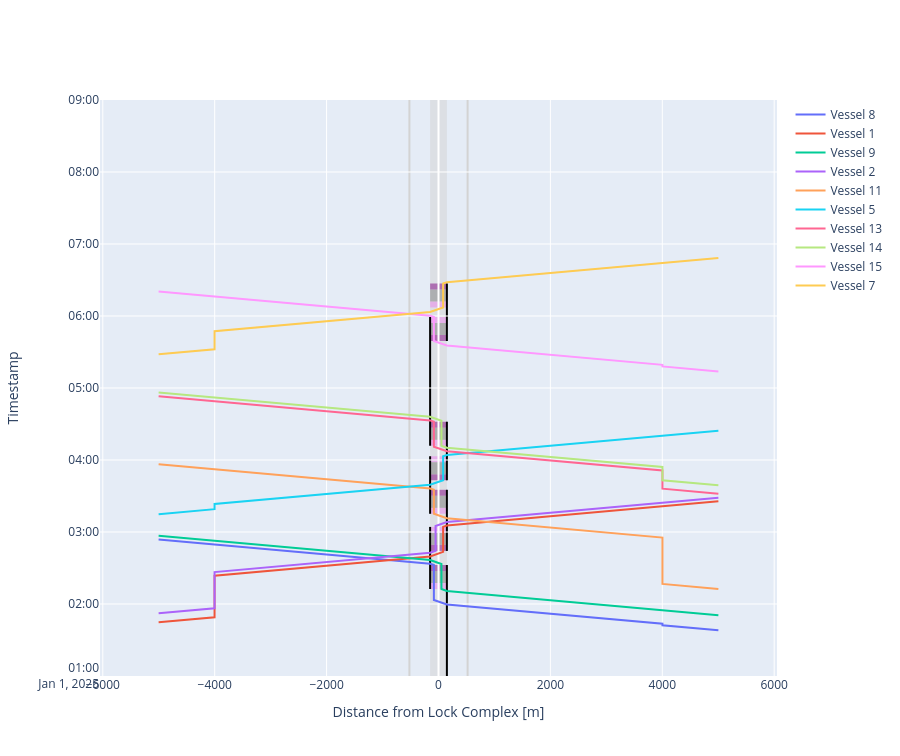

Notebook cell for this chart:
### Markdown cell above
##### Time-distance diagram of vessels passing the lock and planning info
And we can create time-distance diagrams for both locks. We get the same results as in notebook 208!

### Code cell
def cm_to_pixels(cm):
    return cm * 37.8 # Set figure height to 10 cm

# We can plot the time-distance diagram
fig = lock_chamber_I.plot(xlimmin = -6050, 
                          xlimmax = 6050,
                          ylimmin = pd.Timestamp('2025-01-01 01:00:00'),
                          ylimmax = pd.Timestamp('2025-01-01 09:00:00'),
                          method='Plotly')

fig.update_layout(height=cm_to_pixels(20))

### Figure 1 — Plotly figure (JSON) as saved in the notebook; plotly's stock layout.template omitted (floating-point values rounded to 4 significant figures)
{"data": [{"mode": "lines", "name": "Vessel 8", "type": "scatter", "x": [5002.0, 4002.0, 4002.0, 4002.0, 150.0, 150.0, -82.5, -82.5, -82.5, -82.5, -82.5, -82.5, -82.5, -82.5, -150.0, -150.0, -520.0, -5002.0], "xaxis": "x", "y": ["2025-01-01T01:38:04.354414", "2025-01-01T01:42:14.354414", "2025-01-01T01:43:33.730969", "2025-01-01T01:43:33.730969", "2025-01-01T01:59:36.854414", "2025-01-01T01:59:36.854414", "2025-01-01T02:03:22.826337", "2025-01-01T02:12:29.046403", "2025-01-01T02:17:29.046403", "2025-01-01T02:17:29.046403", "2025-01-01T02:27:29.046403", "2025-01-01T02:27:29.046403", "2025-01-01T02:32:29.046403", "2025-01-01T02:32:29.046403", "2025-01-01T02:33:34.651155", "2025-01-01T02:33:34.651155", "2025-01-01T02:35:07.151155", "2025-01-01T02:53:47.774600"], "yaxis": "y"}, {"mode": "lines", "name": "Vessel 1", "type": "scatter", "x": [-5002.0, -4002.0, -4002.0, -4002.0, -150.0, -150.0, 82.5, 82.5, 82.5, 82.5, 82.5, 82.5, 82.5, 82.5, 150.0, 150.0, 520.0, 5002.0], "xaxis": "x", "y": ["2025-01-01T01:44:45.206400", "2025-01-01T01:48:55.206400", "2025-01-01T02:23:36.527710", "2025-01-01T02:23:36.527710", "2025-01-01T02:39:39.651155", "2025-01-01T02:39:39.651155", "2025-01-01T02:43:25.623078", "2025-01-01T02:44:14.413574", "2025-01-01T02:49:14.413574", "2025-01-01T02:49:14.413574", "2025-01-01T02:59:14.413574", "2025-01-01T02:59:14.413574", "2025-01-01T03:04:14.413574", "2025-01-01T03:04:14.413574", "2025-01-01T03:05:20.018326", "2025-01-01T03:05:20.018326", "2025-01-01T03:06:52.518326", "2025-01-01T03:25:33.141771"], "yaxis": "y"}, {"mode": "lines", "name": "Vessel 9", "type": "scatter", "x": [5002.0, 4002.0, 150.0, 150.0, 52.5, 52.5, 52.5, 52.5, 52.5, 52.5, 52.5, 52.5, 52.5, 52.5, -150.0, -150.0, -520.0, -5002.0], "xaxis": "x", "y": ["2025-01-01T01:50:41.160539", "2025-01-01T01:54:51.160539", "2025-01-01T02:10:54.283984", "2025-01-01T02:10:54.283984", "2025-01-01T02:12:29.046403", "2025-01-01T02:12:29.046403", "2025-01-01T02:17:29.046403", "2025-01-01T02:17:29.046403", "2025-01-01T02:27:29.046403", "2025-01-01T02:27:29.046403", "2025-01-01T02:32:29.046403", "2025-01-01T02:32:29.046403", "2025-01-01T02:33:17.836899", "2025-01-01T02:33:17.836899", "2025-01-01T02:36:34.651154", "2025-01-01T02:36:34.651154", "2025-01-01T02:38:07.151154", "2025-01-01T02:56:47.774600"], "yaxis": "y"}, {"mode": "lines", "name": "Vessel 2", "type": "scatter", "x": [-5002.0, -4002.0, -4002.0, -4002.0, -150.0, -150.0, -52.5, -52.5, -52.5, -52.5, -52.5, -52.5, -52.5, -52.5, -52.5, -52.5, 150.0, 150.0, 520.0, 5002.0], "xaxis": "x", "y": ["2025-01-01T01:52:18.436859", "2025-01-01T01:56:28.436859", "2025-01-01T02:26:36.527710", "2025-01-01T02:26:36.527710", "2025-01-01T02:42:39.651155", "2025-01-01T02:42:39.651155", "2025-01-01T02:44:14.413574", "2025-01-01T02:44:14.413574", "2025-01-01T02:49:14.413574", "2025-01-01T02:49:14.413574", "2025-01-01T02:59:14.413574", "2025-01-01T02:59:14.413574", "2025-01-01T03:04:14.413574", "2025-01-01T03:04:14.413574", "2025-01-01T03:05:03.204071", "2025-01-01T03:05:03.204071", "2025-01-01T03:08:20.018326", "2025-01-01T03:08:20.018326", "2025-01-01T03:09:52.518326", "2025-01-01T03:28:33.141772"], "yaxis": "y"}, {"mode": "lines", "name": "Vessel 11", "type": "scatter", "x": [5002.0, 4002.0, 4002.0, 4002.0, 150.0, 150.0, -82.5, -82.5, -82.5, -82.5, -82.5, -82.5, -82.5, -82.5, -150.0, -150.0, -520.0, -5002.0], "xaxis": "x", "y": ["2025-01-01T02:12:35.409894", "2025-01-01T02:16:45.409894", "2025-01-01T02:55:21.894881", "2025-01-01T02:55:21.894881", "2025-01-01T03:11:25.018326", "2025-01-01T03:11:25.018326", "2025-01-01T03:15:10.990249", "2025-01-01T03:15:10.990249", "2025-01-01T03:20:10.990249", "2025-01-01T03:20:10.990249", "2025-01-01T03:30:10.990249", "2025-01-01T03:30:10.990249", "2025-01-01T03:35:10.990249", "2025-01-01T03:35:10.990249", "2025-01-01T03:36:16.595000", "2025-01-01T03:36:16.595000", "2025-01-01T03:37:49.095000", "2025-01-01T03:56:29.718446"], "yaxis": "y"}, {"mode": "lines", "name": "Vessel 5", "type": "scatter", "x": [-5002.0, -4002.0, -4002.0, -4002.0, -150.0, -150.0, 82.5, 82.5, 82.5, 82.5, 82.5, 82.5, 82.5, 82.5, 150.0, 150.0, 520.0, 5002.0], "xaxis": "x", "y": ["2025-01-01T03:14:50.936987", "2025-01-01T03:19:00.936987", "2025-01-01T03:23:18.471555", "2025-01-01T03:23:18.471555", "2025-01-01T03:39:21.595000", "2025-01-01T03:39:21.595000", "2025-01-01T03:43:07.566923", "2025-01-01T03:43:07.566923", "2025-01-01T03:48:07.566923", "2025-01-01T03:48:07.566923", "2025-01-01T03:58:07.566923", "2025-01-01T03:58:07.566923", "2025-01-01T04:03:07.566923", "2025-01-01T04:03:07.566923", "2025-01-01T04:04:13.171674", "2025-01-01T04:04:13.171674", "2025-01-01T04:05:45.671674", "2025-01-01T04:24:26.295120"], "yaxis": "y"}, {"mode": "lines", "name": "Vessel 13", "type": "scatter", "x": [5002.0, 4002.0, 4002.0, 4002.0, 150.0, 150.0, -82.5, -82.5, -82.5, -82.5, -82.5, -82.5, -82.5, -82.5, -150.0, -150.0, -520.0, -5002.0], "xaxis": "x", "y": ["2025-01-01T03:31:56.300854", "2025-01-01T03:36:06.300854", "2025-01-01T03:51:15.048229", "2025-01-01T03:51:15.048229", "2025-01-01T04:07:18.171674", "2025-01-01T04:07:18.171674", "2025-01-01T04:11:04.143597", "2025-01-01T04:11:52.934093", "2025-01-01T04:16:52.934093", "2025-01-01T04:16:52.934093", "2025-01-01T04:26:52.934093", "2025-01-01T04:26:52.934093", "2025-01-01T04:31:52.934093", "2025-01-01T04:31:52.934093", "2025-01-01T04:32:58.538845", "2025-01-01T04:32:58.538845", "2025-01-01T04:34:31.038845", "2025-01-01T04:53:11.662290"], "yaxis": "y"}, {"mode": "lines", "name": "Vessel 14", "type": "scatter", "x": [5002.0, 4002.0, 4002.0, 4002.0, 150.0, 150.0, 52.5, 52.5, 52.5, 52.5, 52.5, 52.5, 52.5, 52.5, 52.5, 52.5, -150.0, -150.0, -520.0, -5002.0], "xaxis": "x", "y": ["2025-01-01T03:38:55.974170", "2025-01-01T03:43:05.974170", "2025-01-01T03:54:15.048229", "2025-01-01T03:54:15.048229", "2025-01-01T04:10:18.171674", "2025-01-01T04:10:18.171674", "2025-01-01T04:11:52.934093", "2025-01-01T04:11:52.934093", "2025-01-01T04:16:52.934093", "2025-01-01T04:16:52.934093", "2025-01-01T04:26:52.934093", "2025-01-01T04:26:52.934093", "2025-01-01T04:31:52.934093", "2025-01-01T04:31:52.934093", "2025-01-01T04:32:41.724590", "2025-01-01T04:32:41.724590", "2025-01-01T04:35:58.538845", "2025-01-01T04:35:58.538845", "2025-01-01T04:37:31.038845", "2025-01-01T04:56:11.662291"], "yaxis": "y"}, {"mode": "lines", "name": "Vessel 15", "type": "scatter", "x": [5002.0, 4002.0, 4002.0, 4002.0, 150.0, 150.0, -82.5, -82.5, -82.5, -82.5, -82.5, -82.5, -82.5, -82.5, -150.0, -150.0, -520.0, -5002.0], "xaxis": "x", "y": ["2025-01-01T05:13:51.166654", "2025-01-01T05:18:01.166654", "2025-01-01T05:19:20.543209", "2025-01-01T05:19:20.543209", "2025-01-01T05:35:23.666654", "2025-01-01T05:35:23.666654", "2025-01-01T05:39:09.638577", "2025-01-01T05:39:09.638577", "2025-01-01T05:44:09.638577", "2025-01-01T05:44:09.638577", "2025-01-01T05:54:09.638577", "2025-01-01T05:54:09.638577", "2025-01-01T05:59:09.638577", "2025-01-01T05:59:09.638577", "2025-01-01T06:00:15.243328", "2025-01-01T06:00:15.243328", "2025-01-01T06:01:47.743328", "2025-01-01T06:20:28.366774"], "yaxis": "y"}, {"mode": "lines", "name": "Vessel 7", "type": "scatter", "x": [-5002.0, -4002.0, -4002.0, -4002.0, -150.0, -150.0, 82.5, 82.5, 82.5, 82.5, 82.5, 82.5, 82.5, 82.5, 150.0, 150.0, 520.0, 5002.0], "xaxis": "x", "y": ["2025-01-01T05:28:08.519251", "2025-01-01T05:32:18.519251", "2025-01-01T05:47:17.119883", "2025-01-01T05:47:17.119883", "2025-01-01T06:03:20.243328", "2025-01-01T06:03:20.243328", "2025-01-01T06:07:06.215251", "2025-01-01T06:07:06.215251", "2025-01-01T06:12:06.215251", "2025-01-01T06:12:06.215251", "2025-01-01T06:22:06.215251", "2025-01-01T06:22:06.215251", "2025-01-01T06:27:06.215251", "2025-01-01T06:27:06.215251", "2025-01-01T06:28:11.820002", "2025-01-01T06:28:11.820002", "2025-01-01T06:29:44.320002", "2025-01-01T06:48:24.943448"], "yaxis": "y"}], "layout": {"height": 756, "shapes": [{"fillcolor": "lightgrey", "layer": "below", "line": {"width": 0}, "name": "Lock Geometry", "opacity": 0.5, "type": "rect", "x0": -150, "x1": 150.0, "y0": "2025-01-01T01:00:00", "y1": "2025-01-01T09:00:00"}, {"fillcolor": "violet", "layer": "below", "line": {"width": 0}, "name": "Lock gate closing", "opacity": 0.5, "type": "rect", "x0": -150, "x1": 150.0, "xref": "x", "y0": "2025-01-01T02:12:29.046403", "y1": "2025-01-01T02:17:29.046403", "yref": "y"}, {"fillcolor": "grey", "layer": "below", "line": {"width": 0}, "name": "Lock levelling", "opacity": 0.5, "type": "rect", "x0": -150, "x1": 150.0, "xref": "x", "y0": "2025-01-01T02:17:29.046403", "y1": "2025-01-01T02:27:29.046403", "yref": "y"}, {"fillcolor": "purple", "layer": "below", "line": {"width": 0}, "name": "Lock gate opening", "opacity": 0.5, "type": "rect", "x0": -150, "x1": 150.0, "xref": "x", "y0": "2025-01-01T02:27:29.046403", "y1": "2025-01-01T02:32:29.046403", "yref": "y"}, {"fillcolor": "purple", "layer": "below", "line": {"width": 0}, "name": "Lock gate closing", "opacity": 0.5, "type": "rect", "x0": -150, "x1": 150.0, "xref": "x", "y0": "2025-01-01T02:44:14.413574", "y1": "2025-01-01T02:49:14.413574", "yref": "y"}, {"fillcolor": "grey", "layer": "below", "line": {"width": 0}, "name": "Lock levelling", "opacity": 0.5, "type": "rect", "x0": -150, "x1": 150.0, "xref": "x", "y0": "2025-01-01T02:49:14.413574", "y1": "2025-01-01T02:59:14.413574", "yref": "y"}, {"fillcolor": "violet", "layer": "below", "line": {"width": 0}, "name": "Lock gate opening", "opacity": 0.5, "type": "rect", "x0": -150, "x1": 150.0, "xref": "x", "y0": "2025-01-01T02:59:14.413574", "y1": "2025-01-01T03:04:14.413574", "yref": "y"}, {"fillcolor": "violet", "layer": "below", "line": {"width": 0}, "name": "Lock gate closing", "opacity": 0.5, "type": "rect", "x0": -150, "x1": 150.0, "xref": "x", "y0": "2025-01-01T03:15:10.990249", "y1": "2025-01-01T03:20:10.990249", "yref": "y"}, {"fillcolor": "grey", "layer": "below", "line": {"width": 0}, "name": "Lock levelling", "opacity": 0.5, "type": "rect", "x0": -150, "x1": 150.0, "xref": "x", "y0": "2025-01-01T03:20:10.990249", "y1": "2025-01-01T03:30:10.990249", "yref": "y"}, {"fillcolor": "purple", "layer": "below", "line": {"width": 0}, "name": "Lock gate opening", "opacity": 0.5, "type": "rect", "x0": -150, "x1": 150.0, "xref": "x", "y0": "2025-01-01T03:30:10.990249", "y1": "2025-01-01T03:35:10.990249", "yref": "y"}, {"fillcolor": "purple", "layer": "below", "line": {"width": 0}, "name": "Lock gate closing", "opacity": 0.5, "type": "rect", "x0": -150, "x1": 150.0, "xref": "x", "y0": "2025-01-01T03:43:07.566923", "y1": "2025-01-01T03:48:07.566923", "yref": "y"}, {"fillcolor": "grey", "layer": "below", "line": {"width": 0}, "name": "Lock levelling", "opacity": 0.5, "type": "rect", "x0": -150, "x1": 150.0, "xref": "x", "y0": "2025-01-01T03:48:07.566923", "y1": "2025-01-01T03:58:07.566923", "yref": "y"}, {"fillcolor": "violet", "layer": "below", "line": {"width": 0}, "name": "Lock gate opening", "opacity": 0.5, "type": "rect", "x0": -150, "x1": 150.0, "xref": "x", "y0": "2025-01-01T03:58:07.566923", "y1": "2025-01-01T04:03:07.566923", "yref": "y"}, {"fillcolor": "violet", "layer": "below", "line": {"width": 0}, "name": "Lock gate closing", "opacity": 0.5, "type": "rect", "x0": -150, "x1": 150.0, "xref": "x", "y0": "2025-01-01T04:11:52.934093", "y1": "2025-01-01T04:16:52.934093", "yref": "y"}, {"fillcolor": "grey", "layer": "below", "line": {"width": 0}, "name": "Lock levelling", "opacity": 0.5, "type": "rect", "x0": -150, "x1": 150.0, "xref": "x", "y0": "2025-01-01T04:16:52.934093", "y1": "2025-01-01T04:26:52.934093", "yref": "y"}, {"fillcolor": "purple", "layer": "below", "line": {"width": 0}, "name": "Lock gate opening", "opacity": 0.5, "type": "rect", "x0": -150, "x1": 150.0, "xref": "x", "y0": "2025-01-01T04:26:52.934093", "y1": "2025-01-01T04:31:52.934093", "yref": "y"}, {"fillcolor": "purple", "layer": "below", "line": {"width": 0}, "name": "Lock gate closing", "opacity": 0.5, "type": "rect", "x0": -150, "x1": 150.0, "xref": "x", "y0": "2025-01-01T05:39:09.638577", "y1": "2025-01-01T05:44:09.638577", "yref": "y"}, {"fillcolor": "grey", "layer": "below", "line": {"width": 0}, "name": "Lock levelling", "opacity": 0.5, "type": "rect", "x0": -150, "x1": 150.0, "xref": "x", "y0": "2025-01-01T05:44:09.638577", "y1": "2025-01-01T05:54:09.638577", "yref": "y"}, {"fillcolor": "violet", "layer": "below", "line": {"width": 0}, "name": "Lock gate opening", "opacity": 0.5, "type": "rect", "x0": -150, "x1": 150.0, "xref": "x", "y0": "2025-01-01T05:54:09.638577", "y1": "2025-01-01T05:59:09.638577", "yref": "y"}, {"fillcolor": "violet", "layer": "below", "line": {"width": 0}, "name": "Lock gate closing", "opacity": 0.5, "type": "rect", "x0": -150, "x1": 150.0, "xref": "x", "y0": "2025-01-01T06:07:06.215251", "y1": "2025-01-01T06:12:06.215251", "yref": "y"}, {"fillcolor": "grey", "layer": "below", "line": {"width": 0}, "name": "Lock levelling", "opacity": 0.5, "type": "rect", "x0": -150, "x1": 150.0, "xref": "x", "y0": "2025-01-01T06:12:06.215251", "y1": "2025-01-01T06:22:06.215251", "yref": "y"}, {"fillcolor": "purple", "layer": "below", "line": {"width": 0}, "name": "Lock gate opening", "opacity": 0.5, "type": "rect", "x0": -150, "x1": 150.0, "xref": "x", "y0": "2025-01-01T06:22:06.215251", "y1": "2025-01-01T06:27:06.215251", "yref": "y"}, {"fillcolor": "darkgrey", "layer": "below", "line": {"width": 0}, "name": "Lock gate opening", "opacity": 0.5, "type": "rect", "x0": -150, "x1": 150.0, "xref": "x", "y0": "2025-01-01T02:17:29.046403", "y1": "2025-01-01T02:27:29.046403", "yref": "y"}, {"fillcolor": "darkgrey", "layer": "below", "line": {"width": 0}, "name": "Lock gate opening", "opacity": 0.5, "type": "rect", "x0": -150, "x1": 150.0, "xref": "x", "y0": "2025-01-01T02:49:14.413574", "y1": "2025-01-01T02:59:14.413574", "yref": "y"}, {"fillcolor": "darkgrey", "layer": "below", "line": {"width": 0}, "name": "Lock gate opening", "opacity": 0.5, "type": "rect", "x0": -150, "x1": 150.0, "xref": "x", "y0": "2025-01-01T03:20:10.990249", "y1": "2025-01-01T03:30:10.990249", "yref": "y"}, {"fillcolor": "darkgrey", "layer": "below", "line": {"width": 0}, "name": "Lock gate opening", "opacity": 0.5, "type": "rect", "x0": -150, "x1": 150.0, "xref": "x", "y0": "2025-01-01T03:48:07.566923", "y1": "2025-01-01T03:58:07.566923", "yref": "y"}, {"fillcolor": "darkgrey", "layer": "below", "line": {"width": 0}, "name": "Lock gate opening", "opacity": 0.5, "type": "rect", "x0": -150, "x1": 150.0, "xref": "x", "y0": "2025-01-01T04:16:52.934093", "y1": "2025-01-01T04:26:52.934093", "yref": "y"}, {"fillcolor": "darkgrey", "layer": "below", "line": {"width": 0}, "name": "Lock gate opening", "opacity": 0.5, "type": "rect", "x0": -150, "x1": 150.0, "xref": "x", "y0": "2025-01-01T05:44:09.638577", "y1": "2025-01-01T05:54:09.638577", "yref": "y"}, {"fillcolor": "darkgrey", "layer": "below", "line": {"width": 0}, "name": "Lock gate opening", "opacity": 0.5, "type": "rect", "x0": -150, "x1": 150.0, "xref": "x", "y0": "2025-01-01T06:12:06.215251", "y1": "2025-01-01T06:12:06.215251", "yref": "y"}, {"layer": "below", "line": {"color": "black"}, "name": "Lock gate opening", "type": "line", "x0": -150, "x1": -150, "xref": "x", "y0": "2025-01-01T02:12:29.046403", "y1": "2025-01-01T03:04:14.413574", "yref": "y"}, {"layer": "below", "line": {"color": "black"}, "name": "Lock gate opening", "type": "line", "x0": -150, "x1": -150, "xref": "x", "y0": "2025-01-01T03:15:10.990249", "y1": "2025-01-01T04:03:07.566923", "yref": "y"}, {"layer": "below", "line": {"color": "black"}, "name": "Lock gate opening", "type": "line", "x0": -150, "x1": -150, "xref": "x", "y0": "2025-01-01T04:11:52.934093", "y1": "2025-01-01T05:59:09.638577", "yref": "y"}, {"layer": "below", "line": {"color": "black"}, "name": "Lock gate opening", "type": "line", "x0": 150.0, "x1": 150.0, "xref": "x", "y0": "2025-01-01T01:00:00", "y1": "2025-01-01T02:32:29.046403", "yref": "y"}, {"layer": "below", "line": {"color": "black"}, "name": "Lock gate opening", "type": "line", "x0": 150.0, "x1": 150.0, "xref": "x", "y0": "2025-01-01T02:44:14.413574", "y1": "2025-01-01T03:35:10.990249", "yref": "y"}, {"layer": "below", "line": {"color": "black"}, "name": "Lock gate opening", "type": "line", "x0": 150.0, "x1": 150.0, "xref": "x", "y0": "2025-01-01T03:43:07.566923", "y1": "2025-01-01T04:31:52.934093", "yref": "y"}, {"layer": "below", "line": {"color": "black"}, "name": "Lock gate opening", "type": "line", "x0": 150.0, "x1": 150.0, "xref": "x", "y0": "2025-01-01T05:39:09.638577", "y1": "2025-01-01T06:27:06.215251", "yref": "y"}, {"layer": "below", "line": {"color": "lightgrey"}, "type": "line", "x0": -520, "x1": -520, "xref": "x", "y0": 0, "y1": 1, "yref": "y domain"}, {"layer": "below", "line": {"color": "lightgrey"}, "type": "line", "x0": 520, "x1": 520, "xref": "x", "y0": 0, "y1": 1, "yref": "y domain"}], "showlegend": true, "xaxis": {"anchor": "y", "domain": [0, 1], "range": [-6050, 6050], "title": {"text": "Distance from Lock Complex [m]"}}, "yaxis": {"anchor": "x", "domain": [0, 1], "range": ["2025-01-01T01:00:00", "2025-01-01T09:00:00"], "title": {"text": "Timestamp"}}}}
